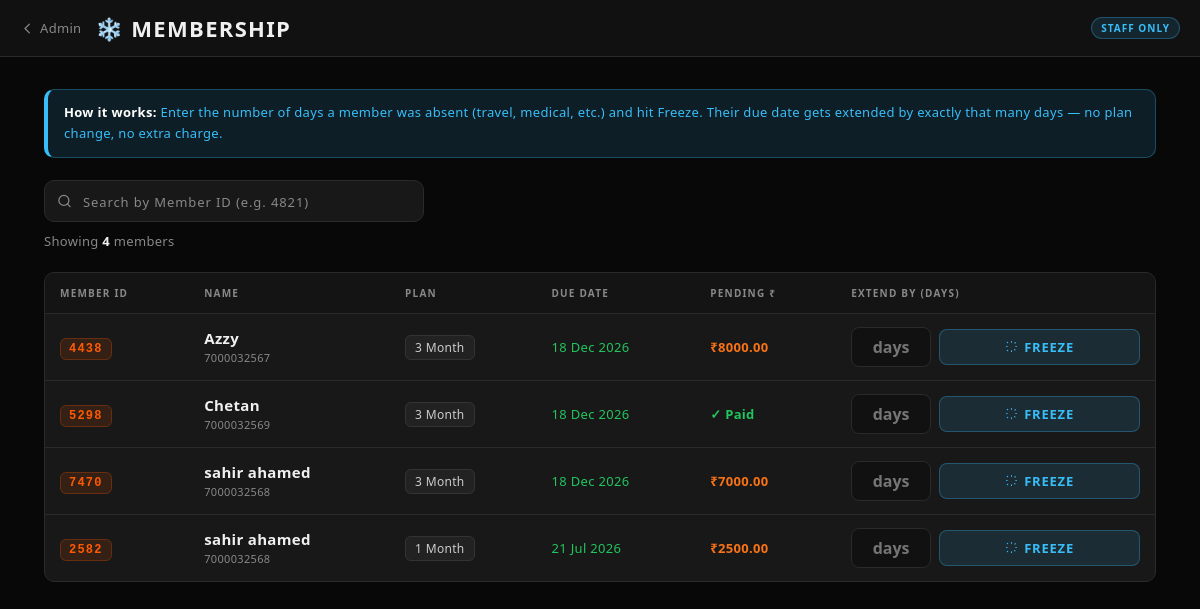
The app's page /freeze-membership/ (signed in), older data.
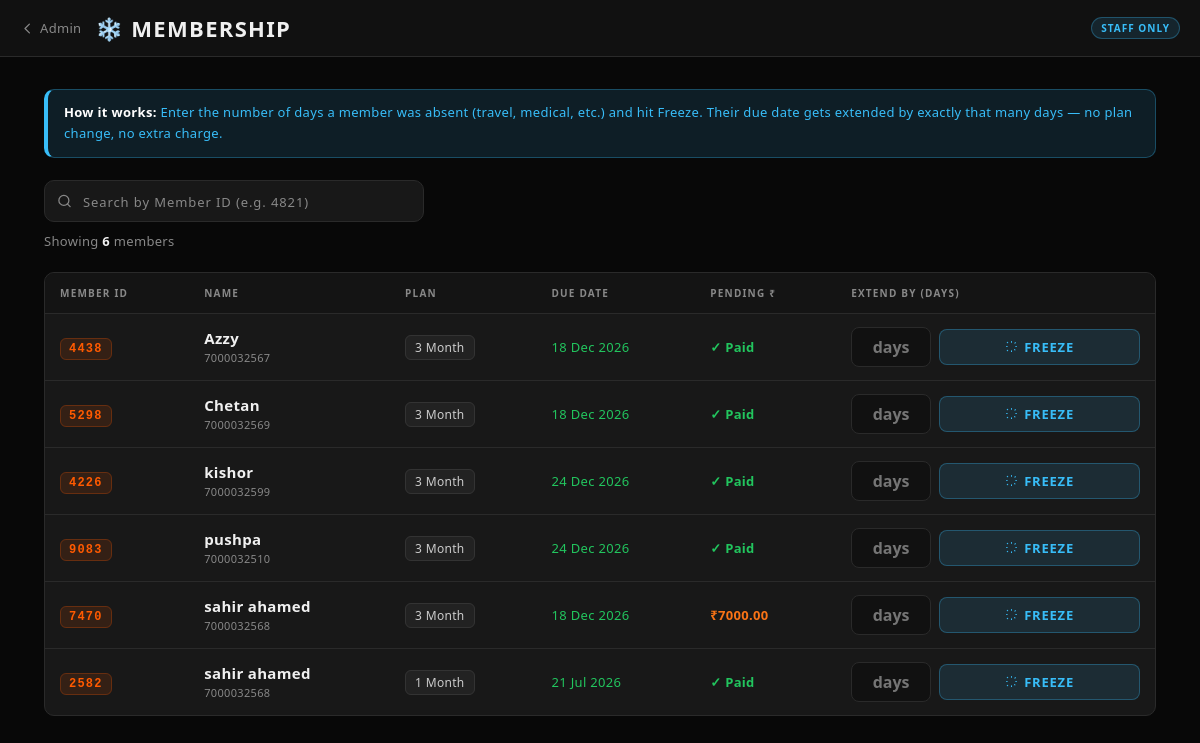
The same page, newer data.
### AuthFit/models.py (models this page shows, shortened)
class Enrollment(models.Model):
    gym = models.ForeignKey(
        Gym,
        on_delete=models.CASCADE,
        db_index=True
    )
    objects = GymManager()
    GENDER_CHOICES = [
        ('M', 'Male'),
        ('F', 'Female'),
    ]
    PAYMENT = [
        ("Done", 'Done'),
        ("Pending", 'Pending'),
    ]
    METHOD = [
        ('C', 'CASH'),
        ('U', 'UPI'),
        ('B', 'UPI + CASH'),
    ]
    unique_id = models.CharField(max_length=10, editable=False, db_index=True)
    user = models.ForeignKey(
    User,
    on_delete=models.CASCADE
)
    fullname = models.CharField(max_length=25)
    email = models.EmailField()
    gender = models.CharField(max_length=1, choices=GENDER_CHOICES)
    phone = models.CharField(max_length=10, db_index=True)
    address = models.TextField()
    reference = models.CharField(max_length=30, null=True, blank=True)
    selectPlan = models.ForeignKey(MembershipPlan, on_delete=models.CASCADE)
    trainer = models.ForeignKey(
        Trainer, on_delete=models.SET_NULL, null=True, blank=True
    )
    Amount = models.DecimalField(max_digits=10, decimal_places=2)
    paidAmount = models.DecimalField(default=0,max_digits=10,decimal_places=2,null=False)
    paymentDate = models.DateField(blank=True, null=True)
    paymentMethod = models.CharField(
        max_length=1, choices=METHOD, blank=True, null=True
    )
    pendingAmount = models.DecimalField(default=0,max_digits=10,decimal_places=2)
    pendingpaymentMethod = models.CharField(
        max_length=1, choices=METHOD, blank=True, null=True
    )
    pendingpaymentDate =  models.DateField(blank=True, null=True)
    paymentStatus = models.CharField(
        max_length=10, choices=PAYMENT, default="Pending"
    )
    last_expiry_notif_sent = models.DateField(null=True, blank=True)
    doj = models.DateField(auto_now_add=True)
    DueDate = models.DateField(blank=True, null=True,db_index=True)
    created_at = models.DateTimeField(auto_now_add=True)
    is_active = models.BooleanField(default=True, db_index=True)
    face_enrolled = models.BooleanField(default=False)
    face_image = CloudinaryField('image', null=True, blank=True)
    face_embeddings = models.JSONField(default=list, blank=True)
    class Meta:
        unique_together = ('gym', 'unique_id')  # unique within a gym, not globally
    @property
    def is_expired(self):
        if self.DueDate:
            return timezone.now().date() > self.DueDate
        return False
    @property
    def days_remaining(self):
        if self.DueDate:
            return (self.DueDate - timezone.now().date()).days
        return None

class MembershipPlan(models.Model):
    gym = models.ForeignKey(
        Gym,
        on_delete=models.CASCADE,
        db_index=True
    )
    plan = models.CharField(max_length=100)
    price = models.IntegerField()
    duration_days = models.IntegerField(default=30)
    objects = GymManager()

### AuthFit/views.py (the view)
# urls.py: path('freeze-membership/', views.freeze_membership,       name='freeze_membership'),
@_gym_staff_required
def freeze_membership(request):
    gym   = getattr(request, 'gym', None)
    query = request.GET.get("q", "").strip()
    qs = Enrollment.objects.select_related("selectPlan").order_by("fullname")
    if gym:
        qs = qs.filter(gym=gym)
    if query:
        qs = qs.filter(unique_id=query)
    paginator = Paginator(qs, 20)
    page_obj  = paginator.get_page(request.GET.get("page", 1))
    return render(request, "freeze_membership.html", {"page_obj": page_obj, "query": query , })

### AuthFit/context_processors.py (called while the page is built, shortened)
def saas_config(request):
    return {
        'BASE_DOMAIN': os.environ.get('BASE_DOMAIN', 'entergym.in'),
    }

def _user_hash(uid: int) -> str:
    return hmac.new(
        settings.SECRET_KEY.encode("utf-8"),
        str(uid).encode("utf-8"),
        hashlib.sha256,
    ).hexdigest()[:16]

def _build_response(is_enrolled, already_marked, user_hash, request=None):
    config = {
        "isAuthenticated": request.user.is_authenticated if request else False,
        "isEnrolled":      bool(is_enrolled),
        "alreadyMarked":   bool(already_marked),
        "userHash":        user_hash,
    }
    return {
        "GYM_CONFIG_JSON": json.dumps(config),
        "is_enrolled":     bool(is_enrolled),
        "already_marked":  bool(already_marked),
    }

def gym_context(request):
    gym = getattr(request, 'gym', None)
    if gym is None:
        return {'gym': None, 'favicon_url': None, 'logo_url': None}

### AuthFit/views.py (called while the page is built)
def _gym_staff_required(view_fn):
    @login_required
    @functools.wraps(view_fn)
    def wrapped(request, *args, **kwargs):
        if not getattr(request, 'is_gym_staff', False):
            return HttpResponseForbidden("Staff access required.")
        return view_fn(request, *args, **kwargs)
    return wrapped

### Gym/context_processors.py (called while the page is built, shortened)
def gym_branding(request):
    gym = getattr(request, 'gym', None)
    if not gym:
        return {"gym_logo_url": None}

### Gym/mixins.py (called while the page is built)
    def get_queryset(self):
        return GymQuerySet(self.model, using=self._db)

### notifications/context_processors.py (called while the page is built)
def vapid_key(request):
    key = getattr(settings, "VAPID_PUBLIC_KEY", "")
    if not key:
        return {}
    return {"VAPID_PUBLIC_KEY": key}

### templates/freeze_membership.html (shortened to what this page needs)
{% load static %}
<!DOCTYPE html>
<html lang="en">
<head>
</head>
<body>
<div class="topbar">
  <a href="/" class="back">
    <svg xmlns="http://www.w3.org/2000/svg" fill="none" viewBox="0 0 24 24" stroke="currentColor" stroke-width="2">
      <path stroke-linecap="round" stroke-linejoin="round" d="M15 19l-7-7 7-7"/>
    </svg>
    <span>Admin</span>
  </a>
  <div class="title">❄️  Membership</div>
  <div class="badge">Staff Only</div>
</div>
<div class="page">
  <div class="info-banner">
    <strong>How it works:</strong> Enter the number of days a member was absent (travel, medical, etc.) and hit Freeze. Their due date gets extended by exactly that many days — no plan change, no extra charge.
  </div>
  <div class="search-row">
    <form method="get" action="" style="display:contents">
      <div class="search-wrap">
        <input
          type="text"
          name="q"
          placeholder="Search by Member ID (e.g. 4821)"
          value="{{ query }}"
          autocomplete="off"
          inputmode="numeric"
          maxlength="4"
        />
      </div>
    </form>
    <span class="search-info">
      Showing <strong>{{ page_obj.paginator.count }}</strong> member{{ page_obj.paginator.count|pluralize }}{% if query %} matching <strong>#{{ query }}</strong>{% endif %}
    </span>
  </div>
  {% if page_obj.object_list %}
  <div class="table-wrap">
    <table>
      <thead>
        <tr>
          <th>Member ID</th>
          <th>Name</th>
          <th>Plan</th>
          <th>Due Date</th>
          <th>Pending ₹</th>
          <th>Extend By (Days)</th>
        </tr>
      </thead>
      <tbody>
        {% for row in page_obj.object_list %}
        <tr>
          <td><span class="uid">{{ row.unique_id }}</span></td>
          <td>
            <div class="name-cell">{{ row.fullname }}</div>
            <div class="sub-text">{{ row.phone }}</div>
          </td>
          <td><span class="plan-pill">{{ row.selectPlan.plan }}</span></td>
          <td>
            <div class="due-date {% if row.is_expired %}expired{% elif row.days_remaining <= 5 %}expiring{% else %}ok{% endif %}">
              {{ row.DueDate|date:"d M Y" }}
            </div>
          </td>
          <td>
            {% if row.pendingAmount == 0 %}
              <span class="pending-0">✓ Paid</span>
            {% else %}
              <span class="pending-amt">₹{{ row.pendingAmount }}</span>
            {% endif %}
          </td>
          <td>
            <div class="freeze-form">
              <input type="number" min="1" max="365" class="freeze-input" placeholder="days" data-days-input/>
            <button class="btn-freeze" type="button"
            data-id="{{ row.id }}" data-uid="{{ row.unique_id }}"
            data-name="{{ row.fullname }}" data-due="{{ row.DueDate|date:'d M Y' }}">
                <svg xmlns="http://www.w3.org/2000/svg" fill="none" viewBox="0 0 24 24" stroke="currentColor" stroke-width="2">
                  <path stroke-linecap="round" stroke-linejoin="round" d="M12 3v1m0 16v1M4.22 4.22l.707.707m12.728 12.728.707.707M3 12h1m16 0h1M4.22 19.78l.707-.707M18.364 5.636l.707-.707"/>
                </svg>
                Freeze
              </button>
            </div>
          </td>
        </tr>
        {% endfor %}
      </tbody>
    </table>
  </div>
  {% endif %}
</div>
</body>
</html>

Row changes from the older to the newer data that the page shows:
changed Enrollment "Azzy": pendingAmount "8000.00" → (not shown); pendingAmount "₹" → "✓ Paid"
added Enrollment: unique_id "4226", fullname "kishor", phone "7000032599", selectPlan.plan "3 Month", DueDate "24 Dec 2026", pendingAmount "✓ Paid"
added Enrollment: unique_id "9083", fullname "pushpa", phone "7000032510", selectPlan.plan "3 Month", DueDate "24 Dec 2026", pendingAmount "✓ Paid"
changed Enrollment "21 Jul 2026": pendingAmount "2500.00" → (not shown); pendingAmount "₹" → "✓ Paid"
Text that changed along with them:
{{ page_obj.paginator.count }}: "4" → "6"
